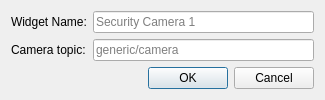
<?xml version="1.0" encoding="UTF-8"?>
<ui version="4.0">
 <class>SecurityCameraWidgetSettings</class>
 <widget class="QDialog" name="SecurityCameraWidgetSettings">
  <property name="geometry">
   <rect>
    <x>0</x>
    <y>0</y>
    <width>325</width>
    <height>97</height>
   </rect>
  </property>
  <property name="windowTitle">
   <string>Add Security Camera widget</string>
  </property>
  <layout class="QGridLayout" name="gridLayout">
   <item row="2" column="0">
    <widget class="QDialogButtonBox" name="buttonBox">
     <property name="orientation">
      <enum>Qt::Horizontal</enum>
     </property>
     <property name="standardButtons">
      <set>QDialogButtonBox::Cancel|QDialogButtonBox::Ok</set>
     </property>
    </widget>
   </item>
   <item row="0" column="0">
    <layout class="QFormLayout" name="formLayout">
     <item row="1" column="0">
      <widget class="QLabel" name="label">
       <property name="text">
        <string>Camera topic:</string>
       </property>
      </widget>
     </item>
     <item row="1" column="1">
      <widget class="QLineEdit" name="topic">
       <property name="placeholderText">
        <string>generic/camera</string>
       </property>
      </widget>
     </item>
     <item row="0" column="0">
      <widget class="QLabel" name="label_2">
       <property name="text">
        <string>Widget Name:</string>
       </property>
      </widget>
     </item>
     <item row="0" column="1">
      <widget class="QLineEdit" name="name">
       <property name="placeholderText">
        <string>Security Camera 1</string>
       </property>
      </widget>
     </item>
    </layout>
   </item>
  </layout>
 </widget>
 <resources/>
 <connections>
  <connection>
   <sender>buttonBox</sender>
   <signal>accepted()</signal>
   <receiver>SecurityCameraWidgetSettings</receiver>
   <slot>accept()</slot>
   <hints>
    <hint type="sourcelabel">
     <x>248</x>
     <y>254</y>
    </hint>
    <hint type="destinationlabel">
     <x>157</x>
     <y>274</y>
    </hint>
   </hints>
  </connection>
  <connection>
   <sender>buttonBox</sender>
   <signal>rejected()</signal>
   <receiver>SecurityCameraWidgetSettings</receiver>
   <slot>reject()</slot>
   <hints>
    <hint type="sourcelabel">
     <x>316</x>
     <y>260</y>
    </hint>
    <hint type="destinationlabel">
     <x>286</x>
     <y>274</y>
    </hint>
   </hints>
  </connection>
 </connections>
</ui>
